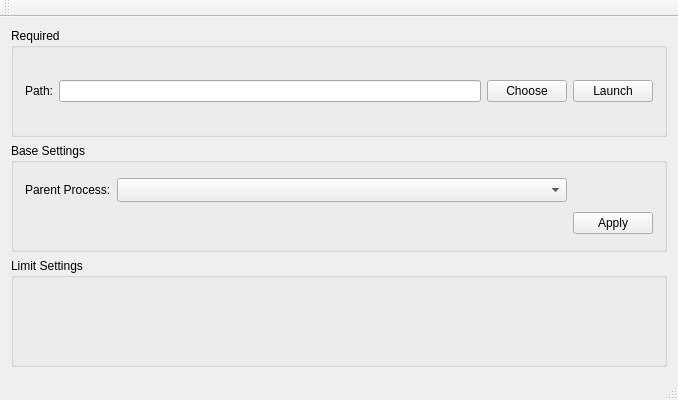
<?xml version="1.0" encoding="UTF-8"?>
<ui version="4.0">
 <class>WindowsProcessCreatorClass</class>
 <widget class="QMainWindow" name="WindowsProcessCreatorClass">
  <property name="geometry">
   <rect>
    <x>0</x>
    <y>0</y>
    <width>600</width>
    <height>400</height>
   </rect>
  </property>
  <property name="sizePolicy">
   <sizepolicy hsizetype="Fixed" vsizetype="Fixed">
    <horstretch>0</horstretch>
    <verstretch>0</verstretch>
   </sizepolicy>
  </property>
  <property name="maximumSize">
   <size>
    <width>600</width>
    <height>400</height>
   </size>
  </property>
  <property name="windowTitle">
   <string>WindowsProcessCreator</string>
  </property>
  <widget class="QWidget" name="central_widget">
   <layout class="QVBoxLayout" name="verticalLayout">
    <item>
     <widget class="QGroupBox" name="required">
      <property name="title">
       <string>Required</string>
      </property>
      <layout class="QGridLayout" name="gridLayout">
       <item row="0" column="0">
        <widget class="QLabel" name="path_label">
         <property name="text">
          <string>Path:</string>
         </property>
        </widget>
       </item>
       <item row="0" column="1">
        <widget class="QLineEdit" name="path_edit">
         <property name="readOnly">
          <bool>true</bool>
         </property>
        </widget>
       </item>
       <item row="0" column="3">
        <widget class="QPushButton" name="launch_button">
         <property name="text">
          <string>Launch</string>
         </property>
        </widget>
       </item>
       <item row="0" column="2">
        <widget class="QPushButton" name="choose_button">
         <property name="text">
          <string>Choose</string>
         </property>
        </widget>
       </item>
      </layout>
     </widget>
    </item>
    <item>
     <widget class="QGroupBox" name="base_settings">
      <property name="title">
       <string>Base Settings</string>
      </property>
      <layout class="QGridLayout" name="gridLayout_2">
       <item row="1" column="2">
        <layout class="QHBoxLayout" name="horizontalLayout">
         <item>
          <widget class="QPushButton" name="apply_base_settings_button">
           <property name="sizePolicy">
            <sizepolicy hsizetype="Minimum" vsizetype="Fixed">
             <horstretch>0</horstretch>
             <verstretch>0</verstretch>
            </sizepolicy>
           </property>
           <property name="text">
            <string>Apply</string>
           </property>
          </widget>
         </item>
        </layout>
       </item>
       <item row="0" column="0">
        <widget class="QLabel" name="parent_process_label">
         <property name="sizePolicy">
          <sizepolicy hsizetype="Fixed" vsizetype="Preferred">
           <horstretch>0</horstretch>
           <verstretch>0</verstretch>
          </sizepolicy>
         </property>
         <property name="text">
          <string>Parent Process:</string>
         </property>
        </widget>
       </item>
       <item row="0" column="1">
        <widget class="QComboBox" name="select_parent_combo">
         <property name="sizePolicy">
          <sizepolicy hsizetype="Fixed" vsizetype="Fixed">
           <horstretch>0</horstretch>
           <verstretch>0</verstretch>
          </sizepolicy>
         </property>
         <property name="sizeAdjustPolicy">
          <enum>QComboBox::AdjustToMinimumContentsLengthWithIcon</enum>
         </property>
         <property name="minimumContentsLength">
          <number>50</number>
         </property>
        </widget>
       </item>
      </layout>
     </widget>
    </item>
    <item>
     <widget class="QGroupBox" name="limit_settings">
      <property name="title">
       <string>Limit Settings</string>
      </property>
     </widget>
    </item>
   </layout>
  </widget>
  <widget class="QMenuBar" name="menu_bar">
   <property name="geometry">
    <rect>
     <x>0</x>
     <y>0</y>
     <width>600</width>
     <height>22</height>
    </rect>
   </property>
  </widget>
  <widget class="QToolBar" name="main_tool_bar">
   <attribute name="toolBarArea">
    <enum>TopToolBarArea</enum>
   </attribute>
   <attribute name="toolBarBreak">
    <bool>false</bool>
   </attribute>
  </widget>
  <widget class="QStatusBar" name="status_bar"/>
 </widget>
 <layoutdefault spacing="6" margin="11"/>
 <resources>
  <include location="WindowsProcessCreator.qrc"/>
 </resources>
 <connections/>
</ui>
